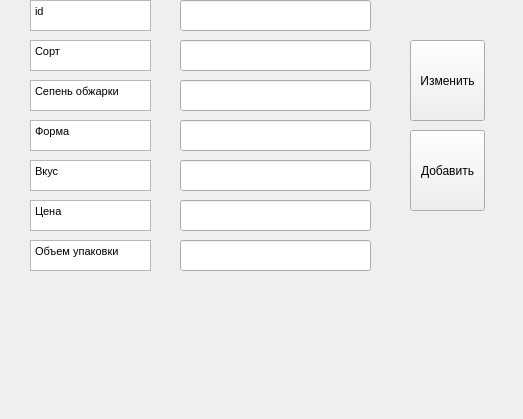
<?xml version="1.0" encoding="UTF-8"?>
<ui version="4.0">
 <class>Form</class>
 <widget class="QWidget" name="Form">
  <property name="geometry">
   <rect>
    <x>0</x>
    <y>0</y>
    <width>523</width>
    <height>419</height>
   </rect>
  </property>
  <property name="windowTitle">
   <string>Form</string>
  </property>
  <widget class="QTextBrowser" name="textBrowser_4">
   <property name="geometry">
    <rect>
     <x>30</x>
     <y>120</y>
     <width>121</width>
     <height>31</height>
    </rect>
   </property>
   <property name="html">
    <string>&lt;!DOCTYPE HTML PUBLIC &quot;-//W3C//DTD HTML 4.0//EN&quot; &quot;http://www.w3.org/TR/REC-html40/strict.dtd&quot;&gt;
&lt;html&gt;&lt;head&gt;&lt;meta name=&quot;qrichtext&quot; content=&quot;1&quot; /&gt;&lt;style type=&quot;text/css&quot;&gt;
p, li { white-space: pre-wrap; }
&lt;/style&gt;&lt;/head&gt;&lt;body style=&quot; font-family:'MS Shell Dlg 2'; font-size:8.25pt; font-weight:400; font-style:normal;&quot;&gt;
&lt;p style=&quot; margin-top:0px; margin-bottom:0px; margin-left:0px; margin-right:0px; -qt-block-indent:0; text-indent:0px;&quot;&gt;Форма&lt;/p&gt;&lt;/body&gt;&lt;/html&gt;</string>
   </property>
  </widget>
  <widget class="QTextBrowser" name="textBrowser_2">
   <property name="geometry">
    <rect>
     <x>30</x>
     <y>80</y>
     <width>121</width>
     <height>31</height>
    </rect>
   </property>
   <property name="html">
    <string>&lt;!DOCTYPE HTML PUBLIC &quot;-//W3C//DTD HTML 4.0//EN&quot; &quot;http://www.w3.org/TR/REC-html40/strict.dtd&quot;&gt;
&lt;html&gt;&lt;head&gt;&lt;meta name=&quot;qrichtext&quot; content=&quot;1&quot; /&gt;&lt;style type=&quot;text/css&quot;&gt;
p, li { white-space: pre-wrap; }
&lt;/style&gt;&lt;/head&gt;&lt;body style=&quot; font-family:'MS Shell Dlg 2'; font-size:8.25pt; font-weight:400; font-style:normal;&quot;&gt;
&lt;p style=&quot; margin-top:0px; margin-bottom:0px; margin-left:0px; margin-right:0px; -qt-block-indent:0; text-indent:0px;&quot;&gt;Сепень обжарки&lt;/p&gt;&lt;/body&gt;&lt;/html&gt;</string>
   </property>
  </widget>
  <widget class="QTextBrowser" name="textBrowser">
   <property name="geometry">
    <rect>
     <x>30</x>
     <y>40</y>
     <width>121</width>
     <height>31</height>
    </rect>
   </property>
   <property name="html">
    <string>&lt;!DOCTYPE HTML PUBLIC &quot;-//W3C//DTD HTML 4.0//EN&quot; &quot;http://www.w3.org/TR/REC-html40/strict.dtd&quot;&gt;
&lt;html&gt;&lt;head&gt;&lt;meta name=&quot;qrichtext&quot; content=&quot;1&quot; /&gt;&lt;style type=&quot;text/css&quot;&gt;
p, li { white-space: pre-wrap; }
&lt;/style&gt;&lt;/head&gt;&lt;body style=&quot; font-family:'MS Shell Dlg 2'; font-size:8.25pt; font-weight:400; font-style:normal;&quot;&gt;
&lt;p style=&quot; margin-top:0px; margin-bottom:0px; margin-left:0px; margin-right:0px; -qt-block-indent:0; text-indent:0px;&quot;&gt;Сорт&lt;/p&gt;&lt;/body&gt;&lt;/html&gt;</string>
   </property>
  </widget>
  <widget class="QTextBrowser" name="textBrowser_3">
   <property name="geometry">
    <rect>
     <x>30</x>
     <y>160</y>
     <width>121</width>
     <height>31</height>
    </rect>
   </property>
   <property name="html">
    <string>&lt;!DOCTYPE HTML PUBLIC &quot;-//W3C//DTD HTML 4.0//EN&quot; &quot;http://www.w3.org/TR/REC-html40/strict.dtd&quot;&gt;
&lt;html&gt;&lt;head&gt;&lt;meta name=&quot;qrichtext&quot; content=&quot;1&quot; /&gt;&lt;style type=&quot;text/css&quot;&gt;
p, li { white-space: pre-wrap; }
&lt;/style&gt;&lt;/head&gt;&lt;body style=&quot; font-family:'MS Shell Dlg 2'; font-size:8.25pt; font-weight:400; font-style:normal;&quot;&gt;
&lt;p style=&quot; margin-top:0px; margin-bottom:0px; margin-left:0px; margin-right:0px; -qt-block-indent:0; text-indent:0px;&quot;&gt;Вкус&lt;/p&gt;&lt;/body&gt;&lt;/html&gt;</string>
   </property>
  </widget>
  <widget class="QTextBrowser" name="textBrowser_5">
   <property name="geometry">
    <rect>
     <x>30</x>
     <y>200</y>
     <width>121</width>
     <height>31</height>
    </rect>
   </property>
   <property name="html">
    <string>&lt;!DOCTYPE HTML PUBLIC &quot;-//W3C//DTD HTML 4.0//EN&quot; &quot;http://www.w3.org/TR/REC-html40/strict.dtd&quot;&gt;
&lt;html&gt;&lt;head&gt;&lt;meta name=&quot;qrichtext&quot; content=&quot;1&quot; /&gt;&lt;style type=&quot;text/css&quot;&gt;
p, li { white-space: pre-wrap; }
&lt;/style&gt;&lt;/head&gt;&lt;body style=&quot; font-family:'MS Shell Dlg 2'; font-size:8.25pt; font-weight:400; font-style:normal;&quot;&gt;
&lt;p style=&quot; margin-top:0px; margin-bottom:0px; margin-left:0px; margin-right:0px; -qt-block-indent:0; text-indent:0px;&quot;&gt;Цена&lt;/p&gt;&lt;/body&gt;&lt;/html&gt;</string>
   </property>
  </widget>
  <widget class="QPushButton" name="change_btn">
   <property name="geometry">
    <rect>
     <x>410</x>
     <y>40</y>
     <width>75</width>
     <height>81</height>
    </rect>
   </property>
   <property name="text">
    <string>Изменить</string>
   </property>
  </widget>
  <widget class="QTextBrowser" name="textBrowser_6">
   <property name="geometry">
    <rect>
     <x>30</x>
     <y>240</y>
     <width>121</width>
     <height>31</height>
    </rect>
   </property>
   <property name="html">
    <string>&lt;!DOCTYPE HTML PUBLIC &quot;-//W3C//DTD HTML 4.0//EN&quot; &quot;http://www.w3.org/TR/REC-html40/strict.dtd&quot;&gt;
&lt;html&gt;&lt;head&gt;&lt;meta name=&quot;qrichtext&quot; content=&quot;1&quot; /&gt;&lt;style type=&quot;text/css&quot;&gt;
p, li { white-space: pre-wrap; }
&lt;/style&gt;&lt;/head&gt;&lt;body style=&quot; font-family:'MS Shell Dlg 2'; font-size:8.25pt; font-weight:400; font-style:normal;&quot;&gt;
&lt;p style=&quot; margin-top:0px; margin-bottom:0px; margin-left:0px; margin-right:0px; -qt-block-indent:0; text-indent:0px;&quot;&gt;Объем упаковки&lt;/p&gt;&lt;/body&gt;&lt;/html&gt;</string>
   </property>
  </widget>
  <widget class="QPushButton" name="add">
   <property name="geometry">
    <rect>
     <x>410</x>
     <y>130</y>
     <width>75</width>
     <height>81</height>
    </rect>
   </property>
   <property name="text">
    <string>Добавить</string>
   </property>
  </widget>
  <widget class="QTextBrowser" name="textBrowser_8">
   <property name="geometry">
    <rect>
     <x>30</x>
     <y>0</y>
     <width>121</width>
     <height>31</height>
    </rect>
   </property>
   <property name="html">
    <string>&lt;!DOCTYPE HTML PUBLIC &quot;-//W3C//DTD HTML 4.0//EN&quot; &quot;http://www.w3.org/TR/REC-html40/strict.dtd&quot;&gt;
&lt;html&gt;&lt;head&gt;&lt;meta name=&quot;qrichtext&quot; content=&quot;1&quot; /&gt;&lt;style type=&quot;text/css&quot;&gt;
p, li { white-space: pre-wrap; }
&lt;/style&gt;&lt;/head&gt;&lt;body style=&quot; font-family:'MS Shell Dlg 2'; font-size:8.25pt; font-weight:400; font-style:normal;&quot;&gt;
&lt;p style=&quot; margin-top:0px; margin-bottom:0px; margin-left:0px; margin-right:0px; -qt-block-indent:0; text-indent:0px;&quot;&gt;id&lt;/p&gt;&lt;/body&gt;&lt;/html&gt;</string>
   </property>
  </widget>
  <widget class="QLineEdit" name="id">
   <property name="geometry">
    <rect>
     <x>180</x>
     <y>0</y>
     <width>191</width>
     <height>31</height>
    </rect>
   </property>
  </widget>
  <widget class="QLineEdit" name="sort">
   <property name="geometry">
    <rect>
     <x>180</x>
     <y>40</y>
     <width>191</width>
     <height>31</height>
    </rect>
   </property>
  </widget>
  <widget class="QLineEdit" name="value">
   <property name="geometry">
    <rect>
     <x>180</x>
     <y>80</y>
     <width>191</width>
     <height>31</height>
    </rect>
   </property>
  </widget>
  <widget class="QLineEdit" name="form">
   <property name="geometry">
    <rect>
     <x>180</x>
     <y>120</y>
     <width>191</width>
     <height>31</height>
    </rect>
   </property>
  </widget>
  <widget class="QLineEdit" name="taste">
   <property name="geometry">
    <rect>
     <x>180</x>
     <y>160</y>
     <width>191</width>
     <height>31</height>
    </rect>
   </property>
  </widget>
  <widget class="QLineEdit" name="price">
   <property name="geometry">
    <rect>
     <x>180</x>
     <y>200</y>
     <width>191</width>
     <height>31</height>
    </rect>
   </property>
  </widget>
  <widget class="QLineEdit" name="volume">
   <property name="geometry">
    <rect>
     <x>180</x>
     <y>240</y>
     <width>191</width>
     <height>31</height>
    </rect>
   </property>
  </widget>
 </widget>
 <resources/>
 <connections/>
</ui>
